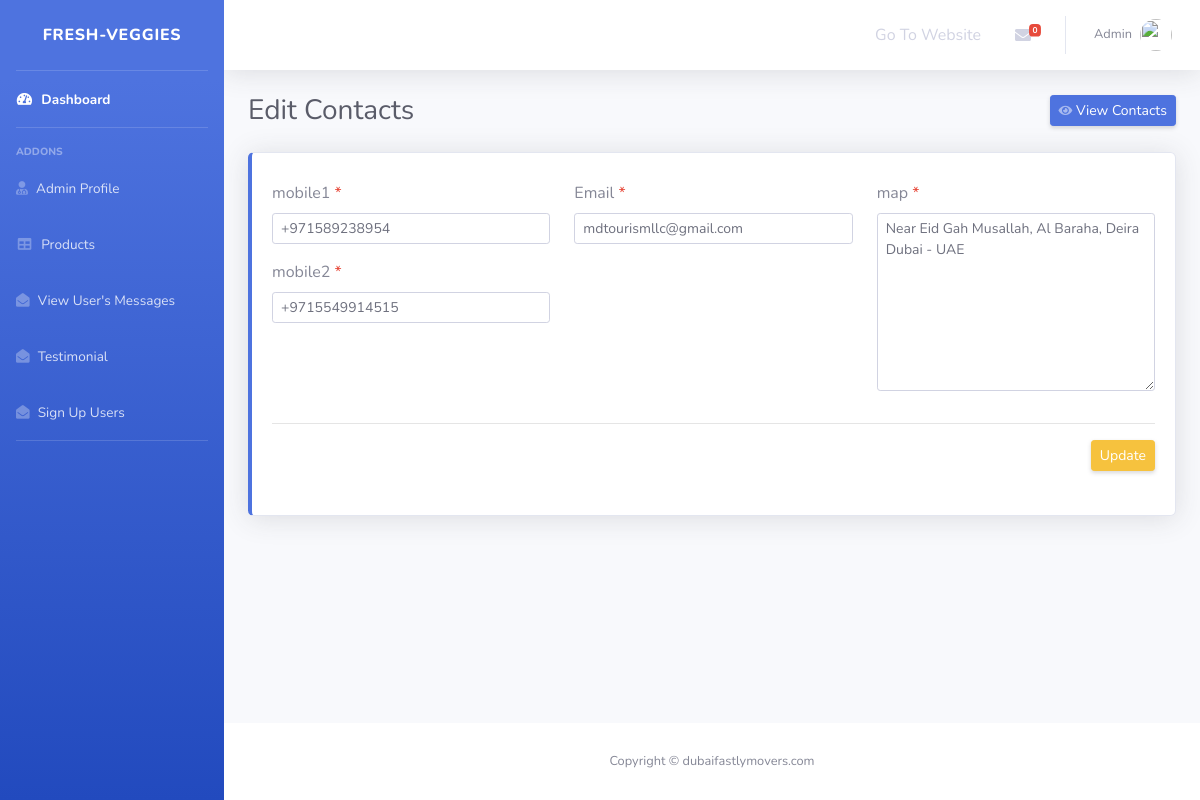
Page /admin/edit_contacts.php?edit_contacts=6 (signed in) on the committed database.
### tables this page shows
CREATE TABLE `contacts` (
  `id` int(11) NOT NULL,
  `mobile1` varchar(100) NOT NULL,
  `mobile2` varchar(100) NOT NULL,
  `map` varchar(255) NOT NULL,
  `email` varchar(255) NOT NULL
);

### admin/edit_contacts.php (the view, shortened to what this page needs)
<!DOCTYPE html>
<html lang="en">
<head>
    <link href="vendor/fontawesome-free/css/all.min.css" rel="stylesheet" type="text/css">
    <link href="css/sb-admin-2.min.css" rel="stylesheet">
</head>
<body id="page-top">
    <div id="wrapper">
           <?php include 'sidebar.php'; ?>
        <div id="content-wrapper" class="d-flex flex-column">
            <div id="content">
                   <?php include 'topnavbar.php'; ?>
                <div class="container-fluid">
                      <div class="d-sm-flex align-items-center justify-content-between mb-4">
                          <h1 class="h3 mb-0 text-gray-800">Edit Contacts </h1>
                          <a href="view_contacts.php" class="d-none d-sm-inline-block btn btn-sm btn-primary shadow-sm"><i
                            class="fas fa-eye fa-sm text-white-50"></i> View Contacts</a>
                      </div>
                      <div class="row">
                        <div class="col-md-12 mb-4">
                            <div class="card border-left-primary shadow h-100 py-2">
                                <div class="card-body">
                                  <form class="" method="post"name="theform"enctype='multipart/form-data'>
                                  <?php
                                    $mobile1 = "";
                                    $mobile2    = "";
                                    $map    = "";
                                     ?>
                                      <?php
                                        if(isset($_GET['edit_contacts'])){
                                         $id = $_GET['edit_contacts'];
                                         $sql = "select * from contacts where id='$id'";
                                         $result =	mysqli_query($db, $sql);
                                           while ($row=mysqli_fetch_assoc($result)) {
                                            $mobile1 = $row['mobile1'];
                                           $mobile2 = $row['mobile2'];
                                           $email = $row['email'];
                                           $map = $row['map'];
                                         }
                                        }
                                       ?>
                                    <div class="row">
                                      <div class="col-md-4">
                                        <div class="form-group">
                                          <label for="inputEmail4"class="formlabel">mobile1 <span class="text-danger"> * </span> </label>
                                          <input type="text"name="mobile1" class="form-control form-control-sm" value="<?php echo $mobile1; ?>" placeholder=""required>
                                        </div>
                                        <div class="form-group">
                                          <label for="inputEmail4"class="formlabel">mobile2 <span class="text-danger"> * </span> </label>
                                          <input type="text"name="mobile2" class="form-control form-control-sm" value="<?php echo $mobile2; ?>" placeholder=""required>
                                        </div>
                                       </div>
                                       <div class="col-md-4">
                                         <div class="form-group">
                                           <label for="inputEmail4"class="formlabel">Email <span class="text-danger"> * </span> </label>
                                           <input type="email"name="email" class="form-control form-control-sm" value="<?php echo $email; ?>" placeholder=""required>
                                         </div>
                                        </div>
                                       <div class="col-md-4">
                                         <div class="form-group">
                                           <label for="inputEmail4"class="formlabel">map <span class="text-danger"> * </span> </label>
                                           <textarea name="map" rows="8" cols="80"class="form-control form-control-sm"required><?php echo $map; ?></textarea>
                                         </div>
                                        </div>
                                    </div>
                                      <hr>
                                    <div class="form-group text-right">
                                    <input type="submit"name="update_data" class="btn btn-sm btn-warning shadow-sm"value="Update">
                                    </div>
                                  </form>
                                </div>
                            </div>
                        </div>
                      </div>
                  </div>
            </div>
            <footer class="sticky-footer bg-white">
                <div class="container my-auto">
                    <div class="copyright text-center my-auto">
                        <span>Copyright &copy; dubaifastlymovers.com</span>
                    </div>
                </div>
            </footer>
        </div>
    </div>
   <link href="https://cdn.jsdelivr.net/npm/bootstrap-icons@1.4.1/font/bootstrap-icons.css" rel="stylesheet">    <link rel="stylesheet" href="https://use.fontawesome.com/releases/v5.15.4/css/all.css" />
</body>
</html>

### rows in the picture
contacts: mobile1 "+971589238954", mobile2 "+9715549914515", email "mdtourismllc@gmail.com", map "Near Eid Gah Musallah, Al Baraha, Deira Dubai - UAE"

### other values in the picture
$_SESSION['username'] "Admin"
